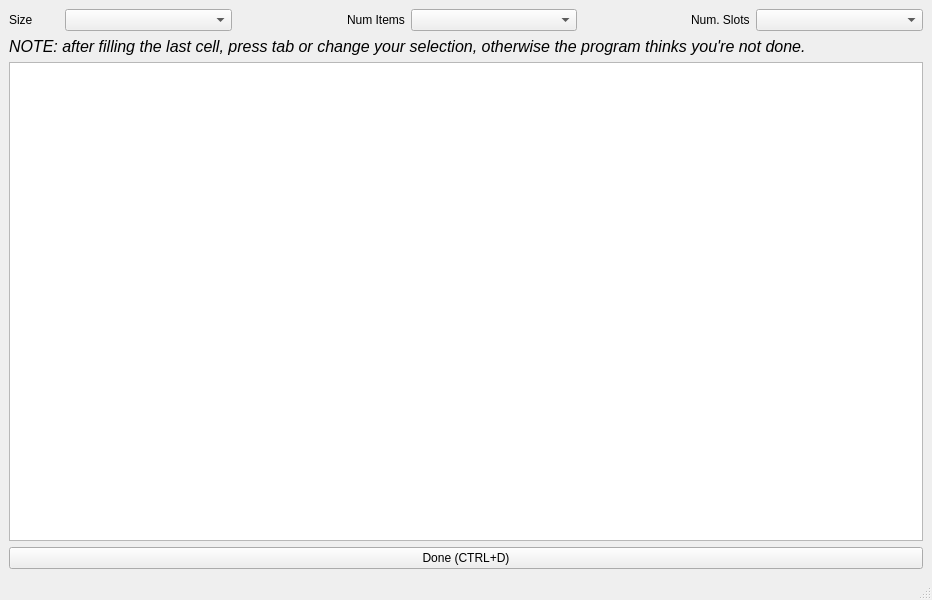
<?xml version="1.0" encoding="UTF-8"?>
<ui version="4.0">
 <class>MainWindow</class>
 <widget class="QMainWindow" name="MainWindow">
  <property name="geometry">
   <rect>
    <x>0</x>
    <y>0</y>
    <width>932</width>
    <height>600</height>
   </rect>
  </property>
  <property name="windowTitle">
   <string>MainWindow</string>
  </property>
  <widget class="QWidget" name="centralwidget">
   <layout class="QGridLayout" name="gridLayout">
    <item row="0" column="0">
     <layout class="QVBoxLayout" name="verticalLayout">
      <item>
       <layout class="QHBoxLayout" name="horizontalLayout_2">
        <item>
         <widget class="QLabel" name="size_label">
          <property name="maximumSize">
           <size>
            <width>50</width>
            <height>16777215</height>
           </size>
          </property>
          <property name="text">
           <string>Size</string>
          </property>
         </widget>
        </item>
        <item>
         <widget class="QComboBox" name="size_box"/>
        </item>
        <item alignment="Qt::AlignRight">
         <widget class="QLabel" name="num_items_label">
          <property name="text">
           <string>Num Items</string>
          </property>
         </widget>
        </item>
        <item>
         <widget class="QComboBox" name="num_items_box"/>
        </item>
        <item alignment="Qt::AlignRight">
         <widget class="QLabel" name="slots_label">
          <property name="text">
           <string>Num. Slots</string>
          </property>
         </widget>
        </item>
        <item>
         <widget class="QComboBox" name="slot_box"/>
        </item>
       </layout>
      </item>
      <item>
       <widget class="QLabel" name="label">
        <property name="font">
         <font>
          <pointsize>12</pointsize>
          <italic>true</italic>
         </font>
        </property>
        <property name="text">
         <string>NOTE: after filling the last cell, press tab or change your selection, otherwise the program thinks you're not done.</string>
        </property>
       </widget>
      </item>
      <item>
       <widget class="QTableWidget" name="input_table"/>
      </item>
      <item>
       <layout class="QHBoxLayout" name="horizontalLayout">
        <item>
         <widget class="QPushButton" name="done_btn">
          <property name="text">
           <string>Done (CTRL+D)</string>
          </property>
          <property name="shortcut">
           <string>Ctrl+D</string>
          </property>
         </widget>
        </item>
       </layout>
      </item>
     </layout>
    </item>
   </layout>
  </widget>
  <widget class="QMenuBar" name="menubar">
   <property name="geometry">
    <rect>
     <x>0</x>
     <y>0</y>
     <width>932</width>
     <height>20</height>
    </rect>
   </property>
  </widget>
  <widget class="QStatusBar" name="statusbar"/>
 </widget>
 <resources/>
 <connections/>
</ui>
